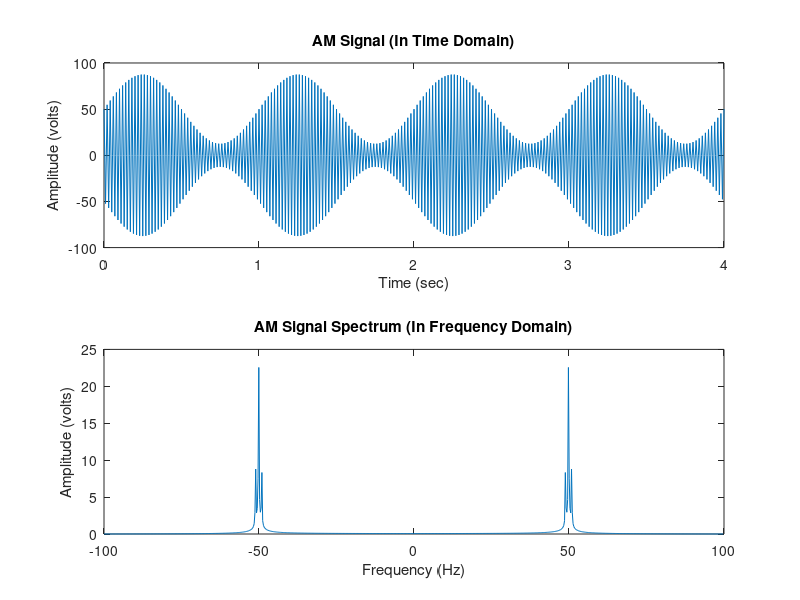

Reproduce this figure in MATLAB. (Note: this script raises an error after producing the figure.)
clear all;clc;close all;
Fs = 200; % Sampling frequency Fs >> 2fmax & fmax = 50 Hz
l = 2^2; % length
t = 0:1/Fs:l;
s_t = 50*(1+0.75*sin(2*pi*t)).*cos(100*pi*t);% Amplitude Modulation (AM) signal (time domain)
sdft = (1/length(s_t)).*fft(s_t); % Fourier Transform to convert into Frequency domain
                              % (Warning: The thing acquired was shifted, so you should use fftshift)
F = -10^2:(Fs/length(s_t)):10^2-(Fs/length(s_t)); % Frequency
s_f = fftshift(sdft);
figure;
subplot(211);
plot(t,s_t);
title('AM Signal (In Time Domain)');
axis([0 l -100 100]);xlabel 'Time (sec)';ylabel 'Amplitude (volts)';
subplot(212);
plot(F,abs(s_f));
title('AM Signal Spectrum (In Frequency Domain)');
axis([-100 100 0 25]);xlabel 'Frequency (Hz)';ylabel 'Amplitude (volts)';
S = psnr(abs(s_f),Fs); % A negative dBc value simply means that noise's is stronger than signal
                      % and the signal is weaker than the carrier
